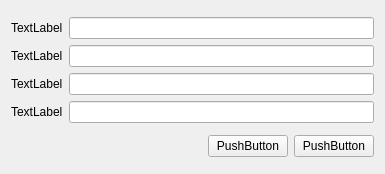
<?xml version="1.0" encoding="UTF-8"?>
<ui version="4.0">
 <class>Form</class>
 <widget class="QWidget" name="Form">
  <property name="geometry">
   <rect>
    <x>0</x>
    <y>0</y>
    <width>385</width>
    <height>174</height>
   </rect>
  </property>
  <property name="windowTitle">
   <string>Form</string>
  </property>
  <layout class="QHBoxLayout" name="horizontalLayout_2">
   <item>
    <layout class="QVBoxLayout" name="verticalLayout">
     <item>
      <layout class="QGridLayout" name="gridLayout">
       <item row="0" column="0">
        <widget class="QLabel" name="label">
         <property name="text">
          <string>TextLabel</string>
         </property>
        </widget>
       </item>
       <item row="0" column="1">
        <widget class="QLineEdit" name="lineEdit"/>
       </item>
       <item row="1" column="0">
        <widget class="QLabel" name="label_2">
         <property name="text">
          <string>TextLabel</string>
         </property>
        </widget>
       </item>
       <item row="1" column="1">
        <widget class="QLineEdit" name="lineEdit_2"/>
       </item>
       <item row="2" column="0">
        <widget class="QLabel" name="label_3">
         <property name="text">
          <string>TextLabel</string>
         </property>
        </widget>
       </item>
       <item row="2" column="1">
        <widget class="QLineEdit" name="lineEdit_3"/>
       </item>
       <item row="3" column="0">
        <widget class="QLabel" name="label_4">
         <property name="text">
          <string>TextLabel</string>
         </property>
        </widget>
       </item>
       <item row="3" column="1">
        <widget class="QLineEdit" name="lineEdit_4"/>
       </item>
      </layout>
     </item>
     <item>
      <layout class="QHBoxLayout" name="horizontalLayout">
       <item>
        <spacer name="horizontalSpacer">
         <property name="orientation">
          <enum>Qt::Horizontal</enum>
         </property>
         <property name="sizeHint" stdset="0">
          <size>
           <width>40</width>
           <height>20</height>
          </size>
         </property>
        </spacer>
       </item>
       <item>
        <widget class="QPushButton" name="pushButton_3">
         <property name="text">
          <string>PushButton</string>
         </property>
        </widget>
       </item>
       <item>
        <widget class="QPushButton" name="pushButton">
         <property name="text">
          <string>PushButton</string>
         </property>
        </widget>
       </item>
      </layout>
     </item>
    </layout>
   </item>
  </layout>
 </widget>
 <resources/>
 <connections/>
</ui>
